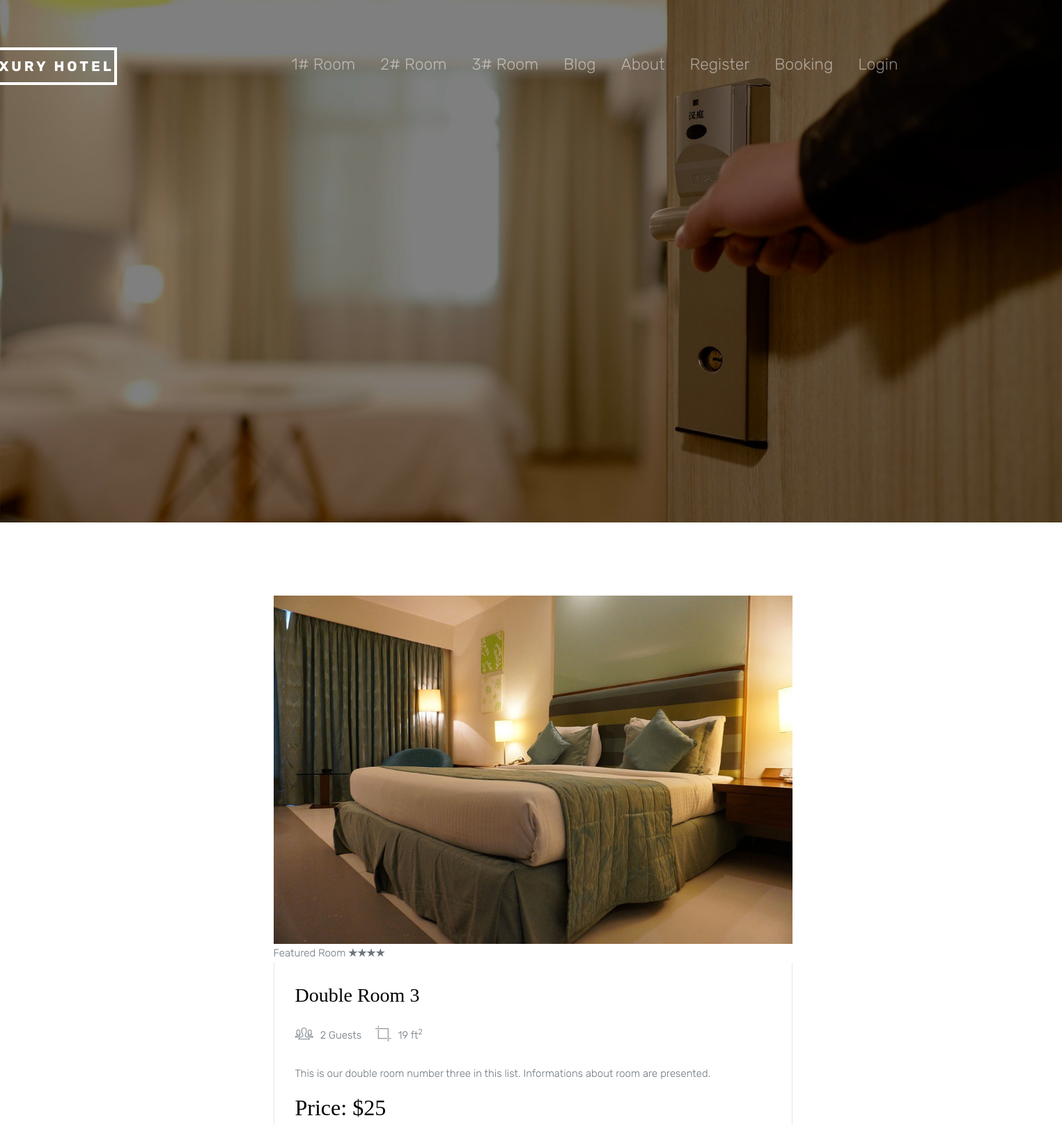
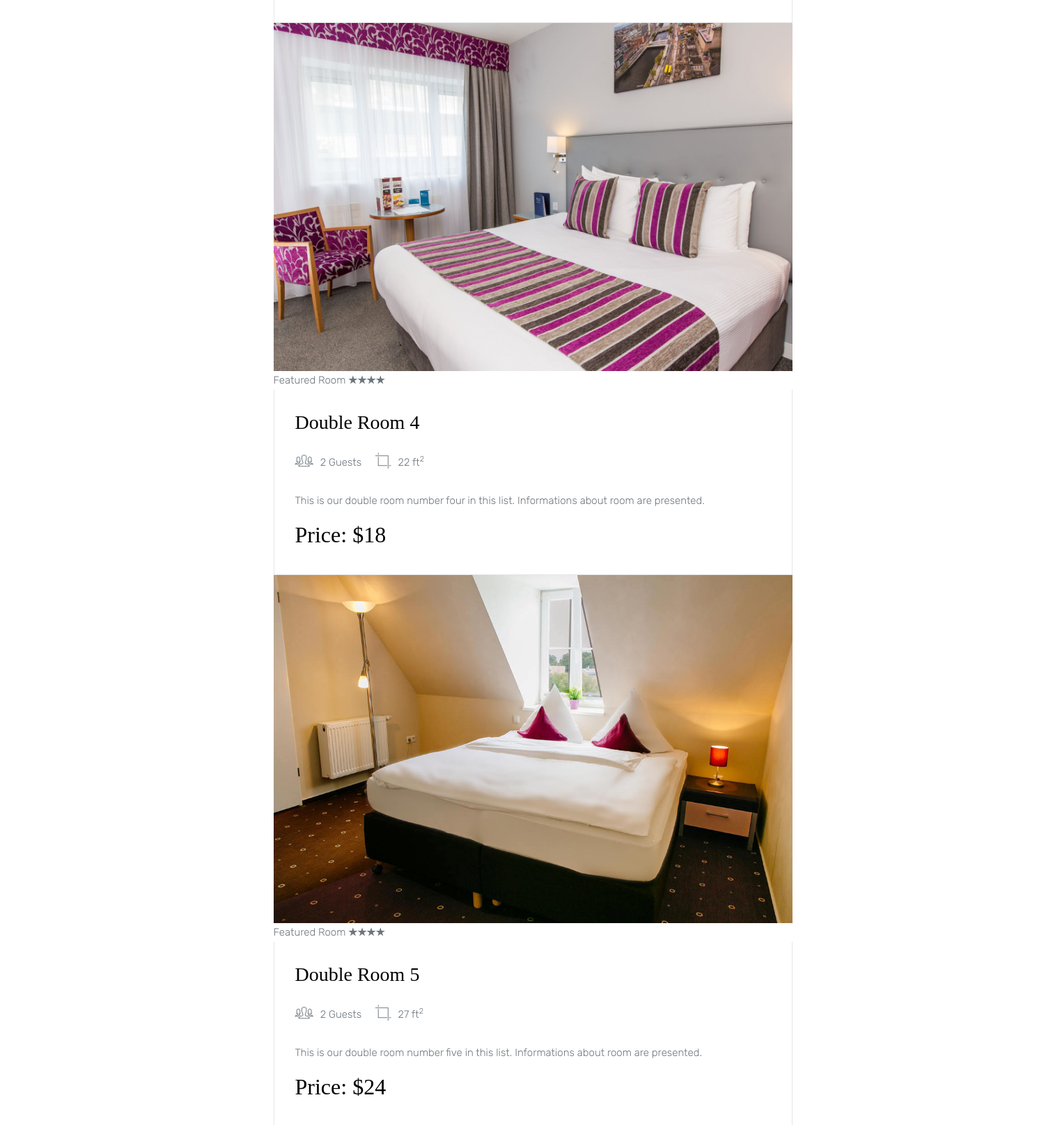
/index.php?page=doubleRoom (upper part), run on the app's committed database (2 pictures, top to bottom).
### tables this page shows
CREATE TABLE `linkovi` (
  `idLink` int(10) NOT NULL,
  `imeLinka` varchar(255) NOT NULL,
  `putanja` text NOT NULL,
  `roditelj` int(10) NOT NULL
);

CREATE TABLE `dvokrevetna` (
  `idDvo` int(11) NOT NULL,
  `slika` varchar(255) NOT NULL,
  `naslov` varchar(255) NOT NULL,
  `idZvezdice` int(11) NOT NULL,
  `naslov2` varchar(255) NOT NULL,
  `idGost` int(11) NOT NULL,
  `idKvadrat` int(11) NOT NULL,
  `opis` text NOT NULL,
  `idCena` int(11) NOT NULL,
  `idTip` int(11) NOT NULL
);

CREATE TABLE `gosti` (
  `idGost` int(11) NOT NULL,
  `brojGostiju` varchar(255) NOT NULL
);

CREATE TABLE `kvadratura` (
  `idKvadrat` int(11) NOT NULL,
  `vrednost` varchar(255) NOT NULL
);

CREATE TABLE `cene` (
  `idCena` int(11) NOT NULL,
  `vrednost1` varchar(255) NOT NULL
);

### views/doubleR.php (the view, shortened to what this page needs)
<section class="site-section">
      <div class="container">
        <div class="row">
		  <?php
		include "modules/konekcija.php";
		  $upitSobe="select * from dvokrevetna d join tipsobe t on d.idTip=t.idTip join cene c on d.idCena=c.idCena join gosti g on d.idGost=g.idGost join kvadratura k on d.idKvadrat=k.idKvadrat join zvezdice z on d.idZvezdice=z.idZvezdice ";
		  $rezultat=$konekcija->query($upitSobe);
          echo '<div id="col2" class="col-md-8 mb-4">';
		  foreach($rezultat as $red){
           echo '<div class="media d-block room mb-0">';
              echo '<div>';
                echo '<a href="'.$red->slika.'" data-lightbox="gallery"><img src="'.$red->slika.'" alt="single room" class="img-fluid"></a>';
                echo '<div class="overlap-text">';
                  echo '<span>';
                    echo ''.$red->naslov.' ';
                    echo '<span class="ion-ios-star"></span>';
                    echo '<span class="ion-ios-star"></span>';
                    echo '<span class="ion-ios-star"></span>';
					echo '<span class="ion-ios-star"></span>';
                  echo '</span>';
                echo '</div>';
              echo '</div>';
              echo '<div class="media-body">';
                echo '<h3 class="mt-0">'.$red->naslov2.'</h3>';
                echo '<ul class="room-specs">';
                 echo '<li><span class="ion-ios-people-outline"></span>'. $red->brojGostiju.'</li>';
                 echo '<li><span class="ion-ios-crop"></span>'. $red->vrednost.'<sup>2</sup></li>';
                echo '</ul>';
                echo '<p>'. $red->opis.'</p>';
                echo '<h2>'.$red->vrednost1.'</h2>';
              echo '</div>';
           echo '</div>';
		  }
          echo '</div>';
          ?>
        </div>
      </div>
    </section>

### views/nav.php (shortened to what this page needs)
<header role="banner">
      <nav class="navbar navbar-expand-md navbar-dark bg-light">
        <div class="container">
          <a class="navbar-brand" href="index.php?page=home">Luxury Hotel</a>
          <div class="collapse navbar-collapse navbar-light" id="navbarsExample05">
		  <?php
		  include "modules/konekcija.php";
		  $upit_linkovi = "SELECT * FROM linkovi WHERE roditelj=0";
          $rezultat_linkovi = $konekcija->query($upit_linkovi);
             echo '<ul class="navbar-nav ml-auto pl-lg-5 pl-0">';
			  foreach($rezultat_linkovi as $red){
                    echo "<li class='nav-item'><a class='nav-link' href='".$red->putanja."'>".$red->imeLinka."</a></li>";
			  }
		       if(isset($_SESSION['korisnik'])){
					  echo "<li class='nav-item'><a class='nav-link' href='index.php?page=logout'>Logout</a></li>";
				  }
				  else{
					  echo "<li class='nav-item'><a class='nav-link' href='index.php?page=login'>Login</a></li>";
				  }
			echo '</ul>';
			?>
          </div>
        </div>
      </nav>
</header>
    <section class="site-hero overlay" data-stellar-background-ratio="0.5" style="background-image: url(images/big_image_1.jpg);">
      <div class="container">
        <div class="row align-items-center site-hero-inner justify-content-center">
          <div class="col-md-12 text-center">
          </div>
        </div>
      </div>
    </section>

### css/style.css (style rules this page uses)
body { background: #fff; font-family: "Rubik", arial, sans-serif; font-weight: 300; font-size: 15px; line-height: 1.8; color: #6c757d; }
.nav-item { margin-top:5px; padding-right:20px; margin-right:0px; margin-left:0px; }
a { -webkit-transition: .3s all ease; -o-transition: .3s all ease; transition: .3s all ease; text-decoration: none; }
h1, h2, h3, h4, h5 { color: #000; font-family: "Playfair Display", times, serif; }
header { position: absolute; top: 0; left: 0; width: 100%; z-index: 5; }
header .navbar-brand { text-transform: uppercase; letter-spacing: .2em; font-weight: 700; margin-top:50px; color: #fff !important; margin-left:-250px; border:4px solid white; padding-left:3px; }
.nav-link { font-size:23px; margin-top:40px; }
header .navbar { padding-top: 0; padding-bottom: 0; background: transparent !important; }
header .navbar .nav-link { padding: 1.7rem 1rem; outline: none !important; }
.site-hero { background-size: cover; background-position: center center; min-height: 750px; height: 100vh; }
.site-hero > .container { position: relative; z-index: 2; }
.site-hero.overlay { position: relative; height:300px; }
.site-hero.overlay:before { content: ""; background: rgba(0, 0, 0, 0.5); width: 100%; z-index: 1; position: absolute; top: 0; left: 0; right: 0; bottom: 0; }
.site-hero .site-hero-inner { min-height: 750px; height: 100vh; }
.room { background: #fff; margin-bottom: 30px; }
.room .media-body { padding: 30px; border: 1px solid #e6e6e6; border-top: none; }
.room .media-body .room-specs { margin: 0; padding: 0; }
.room .media-body .room-specs li { display: inline-block; list-style: none; margin: 0; padding: 0 20px 20px 0; }
.room .media-body .room-specs li span { font-size: 30px; position: relative; top: 4px; margin-right: 10px; }
.site-section { padding: 7em 0; }
#col2 { margin-left:200px; padding-left:0px; }
.img-fluid { width:790px; height:500px; }

### data on the page
linkovi: imeLinka "1# Room"
linkovi: imeLinka "2# Room"
linkovi: imeLinka "3# Room"
linkovi: imeLinka "Blog"
linkovi: imeLinka "About"
linkovi: imeLinka "Register"
linkovi: imeLinka "Booking"
dvokrevetna: slika (picture), naslov "Featured Room", naslov2 "Double Room 3", idGost.brojGostiju "2 Guests", idKvadrat.vrednost "19 ft", opis "This is our double room number three in this list. Informations about room are presented.", idCena.vrednost1 "Price: $25"
dvokrevetna: slika (picture), naslov "Featured Room", naslov2 "Double Room 4", idGost.brojGostiju "2 Guests", idKvadrat.vrednost "22 ft", opis "This is our double room number four in this list. Informations about room are presented.", idCena.vrednost1 "Price: $18"
dvokrevetna: slika (picture), naslov "Featured Room", naslov2 "Double Room 5", idGost.brojGostiju "2 Guests", idKvadrat.vrednost "27 ft", opis "This is our double room number five in this list. Informations about room are presented.", idCena.vrednost1 "Price: $24"
